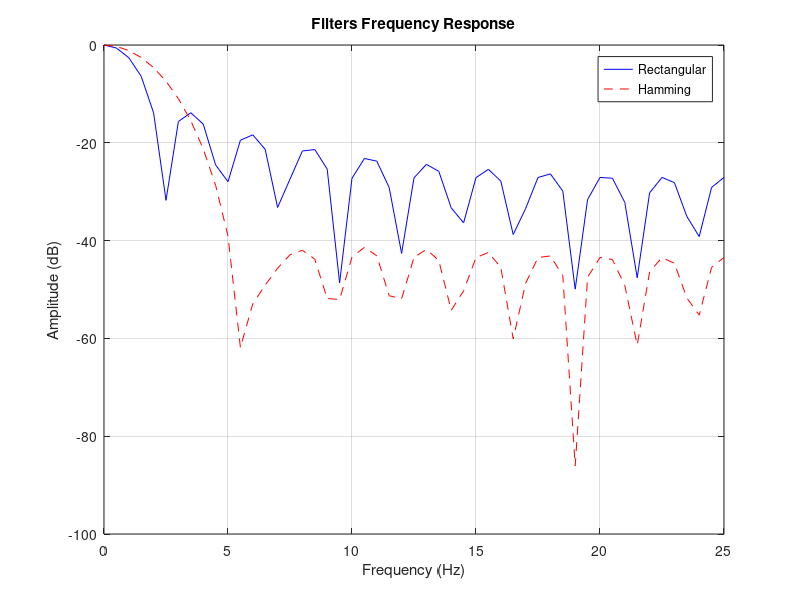

This figure's MATLAB source:
clear ; close all ; clc ; 
Vc = 0.4 * pi;
Fs = 100;
N = 21;

% Filter design with rectangular window
h_rect = fir1(N-1, Vc/(Fs/2), 'low', rectwin(N));

% Filter design with hamming window
h_hamming = fir1(N-1, Vc/(Fs/2), 'low', hamming(N));

freq = 0:0.01:0.5;
H_rectangular = freqz(h_rect, 1, freq * 2 * pi);
H_hamming = freqz(h_hamming, 1, freq * 2 * pi);

figure;
plot(freq * Fs/2, 20 * log10(abs(H_rectangular)), 'b');
hold on;
plot(freq * Fs/2, 20 * log10(abs(H_hamming)), 'r--');
title('Filters Frequency Response');
xlabel('Frequency (Hz)');
ylabel('Amplitude (dB)');
legend('Rectangular', 'Hamming');
grid on;
